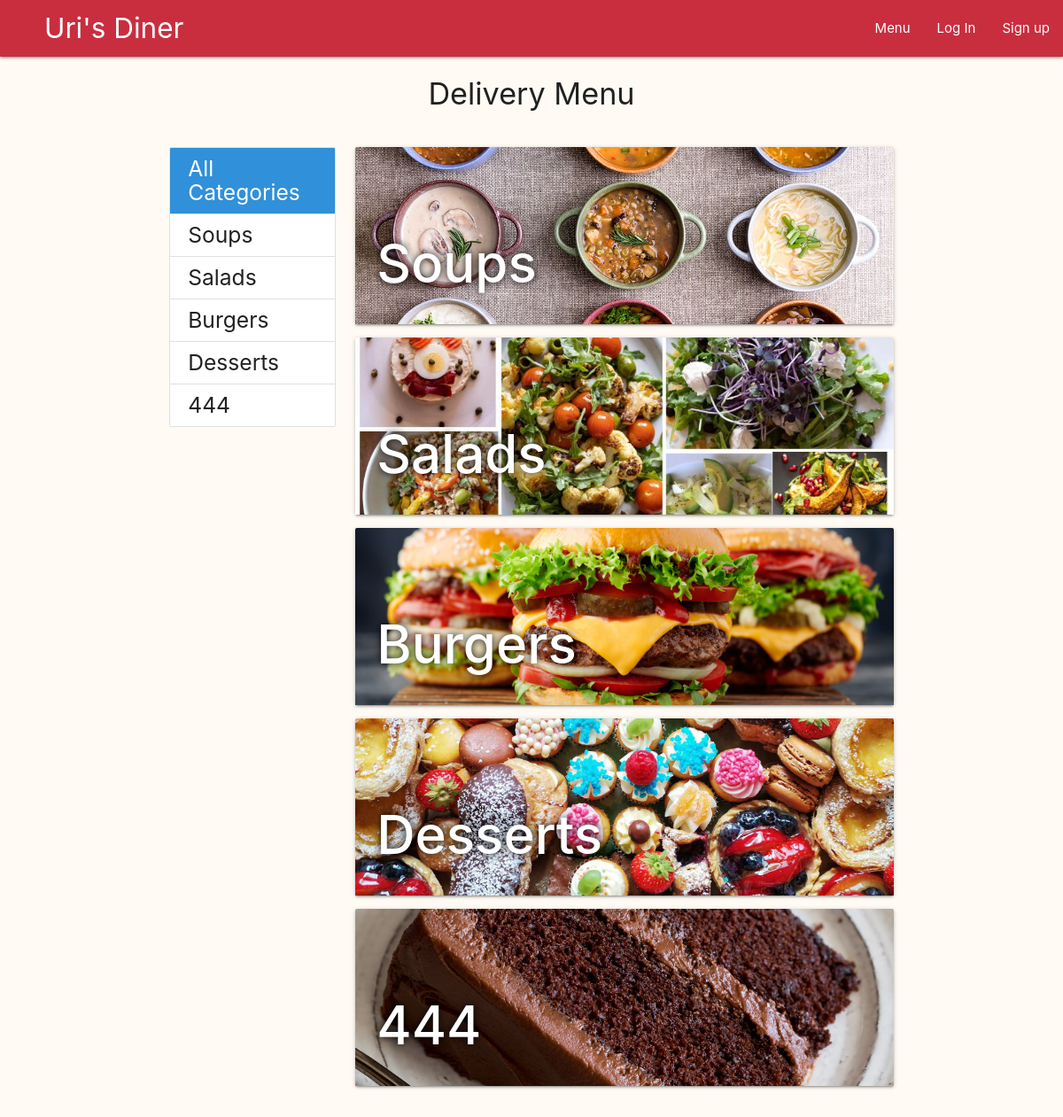
The app's page /menu/, older data.
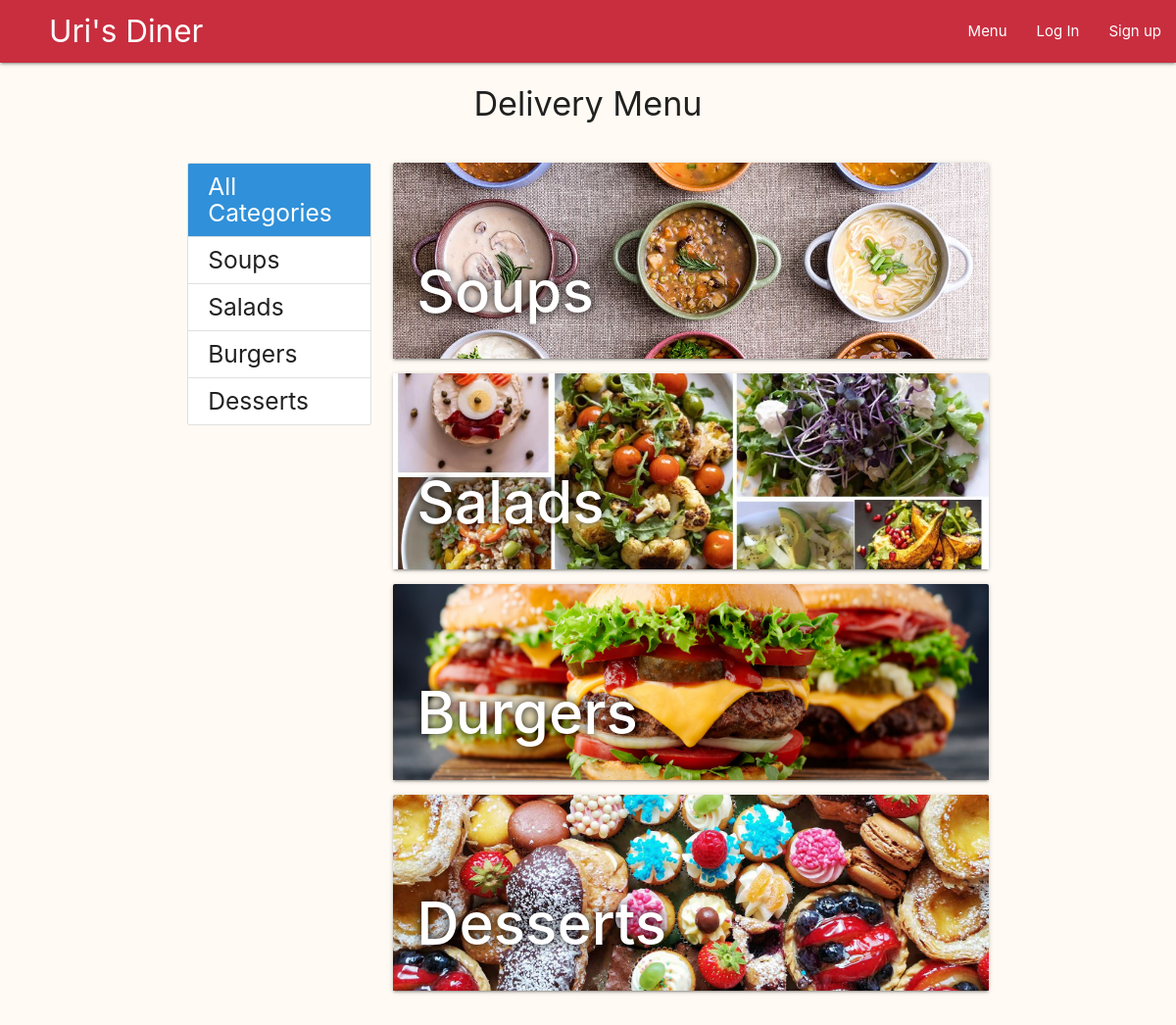
The same page, newer data.
### main/models.py (models this page shows)
class Category(models.Model):
    name = models.CharField(max_length=20, blank=False, unique=True)
    is_deleted = models.BooleanField(default=False)
    image_Url = models.URLField(null=True, blank=True)
    image_file = models.ImageField(upload_to=category_image_path, null=True, blank=True)
    position = models.IntegerField(blank=False, default=0)
    def __str__(self):
        return self.name

### main/views.py (the view)
# urls.py: path('menu/', views.menu_all_categories, name="menu_all_categories"),
def menu_all_categories(request):
    categories_list = sorted(Category.objects.filter(is_deleted=False), key=lambda category: category.position)
    return render(request, 'main/menu_all_categories.html', {
        'categories_list':categories_list})

### main/context_processors.py (called while the page is built)
def site_wide_data(request):
    try:
        data = {
        'open_orders_number' : len(Cart.objects.filter(delivery__is_delivered=False)),
        'my_open_orders_number' : len(Delivery.objects.filter(order__user=request.user).filter(is_delivered=False)),
        'my_cart_items_number' : len(User.objects.get(id=request.user.id).cart_set.last().item_set.all())
        }
    except:
        data = {}
    return data

### main/templates/main/menu_all_categories.html (shortened to what this page needs)
{% extends 'layouts/menu.html' %}
{% block menu-content %}
<div>
  {% for category in categories_list %}
  <div class="card hoverable">
    <div class="card-image">
      <a href="{% url 'menu_category_dishes' category_id=category.id %}">
        <img class="category-img" {% if category.image_file %}
          src="{{category.image_file.url}}" {% else %}
          src="{{category.image_Url}}" {% endif %} alt="{{category.name}}">
        <span class="card-title category-title">{{category.name}} </span>
      </a>
    </div>
  </div>
  {% endfor %}
</div>
{% endblock menu-content %}

### templates/layouts/menu.html (shortened to what this page needs)
{% extends 'layouts/main.html' %}
{% block main-content %}
<div class="container">
  <div class="row center-align">
    <h4>Delivery Menu</h4>
  </div>
  <div class="row">
    <div class="col l3">
      <ul class="collection">
        {% url 'menu_all_categories' as url %}
        <a class="collection-item {% if request.path == url %} active {% endif %}"
          href="{{url}}">
          <h5 class="no-top-bottom-margin">All Categories</h5>
        </a>
        {% for category in categories_list %}
        {% url 'menu_category_dishes' category_id=category.id as url %}
        <a class="collection-item {% if request.path == url  %} active {% endif %}"
          href="{{ url }}">
          <h5 class="no-top-bottom-margin">{{category}}</h5>
        </a>
        {% endfor %}
      </ul>
    </div>
    <div class="col l9">
      {% block menu-content %}
      {% endblock menu-content %}
    </div>
  </div>
</div>
{% endblock main-content %}

Row changes from the older to the newer data that the page shows:
no longer on this page (row edited): Category: name "444", image_file (picture)
